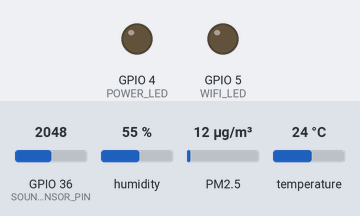
Simulated run of this sketch. Board: ESP32. Shown: output pins drawn as LEDs (lit = HIGH). Inputs (shaded band) come from the test bench; at power-on: GPIO 36 (SOUND_SENSOR_PIN) = 2048, humidity 55 %, PM2.5 12 µg/m³, temperature 24 °C (analog values on the 0–4095 scale). WiFi joins after 1.5 s; servers stay silent unless stated; uploads are accepted with an empty reply; the local clock reads 2024-03-15 10:24:30 at power-on unless the sketch sets it; web services answer with replies made up by the test bench; what the sketch prints to the serial monitor is not drawn.

Above: at 0.0 s.
At 1.6 s:
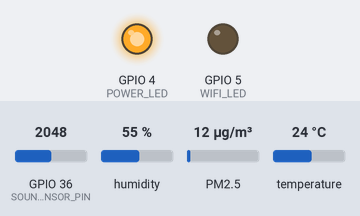
At 2.1 s:
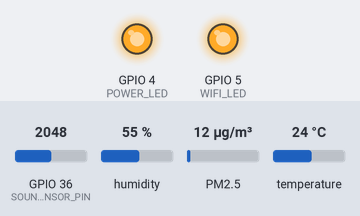
Timing chart, 0 to 3.6 s (numbered marks = the images above):
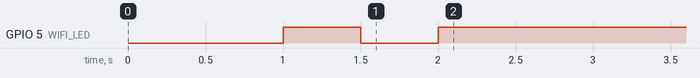

The sketch:

ctopthingspeak.ino
```cpp
#include <WiFi.h>
#include <HTTPClient.h>
#include <Wire.h>
#include <SoftwareSerial.h>
#include <SDS011.h>
#include "Adafruit_AHTX0.h"
#include <ArduinoJson.h>
#include <time.h>

// ========== WiFi Credentials ==========
const char* ssid = "leelabhavani";
const char* password = "12345678";

// ========== CTOP Config ==========
const char* ctopApi = "https://ctop.iiit.ac.in/api/nodes/create-cin/15";
const char* authToken = "fdb2dc21155ac365c38a7875e6dfddc3";

// ========== ThingSpeak Config ==========
const char* thingspeakApiKey = "A014BLQBL09IL9AB";
  // Replace with your API Key
const char* thingspeakServer = "http://api.thingspeak.com/update";

// ========== SDS011 PM Sensor ==========
SoftwareSerial sdsSerial(16, 17);
SDS011 my_sds;
float pm25, pm10;
int err;

// ========== AHT10 Sensor ==========
Adafruit_AHTX0 aht;

// ========== Sound Sensor ==========
#define SOUND_SENSOR_PIN 36
#define VREF 3.3
#define AVERAGE_SAMPLES 10
float voltageValue, dbValue;

// ========== LED PINS ==========
#define POWER_LED 4
#define WIFI_LED 5

bool wifiInfoPrinted = false;

// ========== Average ADC ==========
int readAverageAnalog(int pin, int samples) {
  long sum = 0;
  for (int i = 0; i < samples; i++) {
    sum += analogRead(pin);
    delay(5);
  }
  return sum / samples;
}

void setup() {
  Serial.begin(115200);
  delay(1000);

  // LED
  pinMode(POWER_LED, OUTPUT);
  pinMode(WIFI_LED, OUTPUT);
  digitalWrite(POWER_LED, HIGH);

  // Sound
  pinMode(SOUND_SENSOR_PIN, INPUT);
  analogReadResolution(12);

  // WiFi
  WiFi.begin(ssid, password);
  Serial.print("Connecting to WiFi");

  while (WiFi.status() != WL_CONNECTED) {
    digitalWrite(WIFI_LED, !digitalRead(WIFI_LED));
    delay(500);
    Serial.print(".");
  }

  digitalWrite(WIFI_LED, HIGH);
  Serial.println("\nWiFi connected.");
  Serial.print("IP Address: ");
  Serial.println(WiFi.localIP());

  // SDS011
  sdsSerial.begin(9600);
  my_sds.begin(16, 17);
  Serial.println("SDS011 initialized.");

  // AHT10
  Wire.begin(21, 22);
  if (!aht.begin()) {
    Serial.println("AHT10 not found!");
    while (1);
  }
  Serial.println("AHT10 initialized.");

  // NTP Time
  configTime(19800, 0, "pool.ntp.org");
}

// ========== POST TO CTOP ==========
void postToCTOP(float pm25, float pm10, float temperature, float humidity, float noise) {
  if (WiFi.status() == WL_CONNECTED) {
    HTTPClient http;
    http.begin(ctopApi);
    http.addHeader("Content-Type", "application/json");
    http.addHeader("Authorization", "Bearer " + String(authToken));

    DynamicJsonDocument jsonDoc(1024);
    jsonDoc["pm2.5"] = String(pm25, 1);
    jsonDoc["pm10"] = String(pm10, 1);
    jsonDoc["humidity"] = String(humidity, 1);
    jsonDoc["temperature"] = String(temperature, 1);
    jsonDoc["noise"] = String(noise, 1);

    String requestBody;
    serializeJson(jsonDoc, requestBody);

    int httpResponseCode = http.POST(requestBody);
    if (httpResponseCode > 0) {
      Serial.print("CTOP POST Success [");
      Serial.print(httpResponseCode);
      Serial.println("]");
      Serial.println(http.getString());
    } else {
      Serial.print("CTOP POST Failed. Error: ");
      Serial.println(httpResponseCode);
    }

    http.end();
  } else {
    Serial.println("WiFi not connected. Cannot send to CTOP.");
  }
}

// ========== POST TO THINGSPEAK ==========
void postToThingSpeak(float pm25, float pm10, float temperature, float humidity, float noise) {
  if (WiFi.status() == WL_CONNECTED) {
    HTTPClient http;
    String postData = "api_key=" + String(thingspeakApiKey) +
                      "&field1=" + String(pm25, 1) +
                      "&field2=" + String(pm10, 1) +
                      "&field3=" + String(temperature, 1) +
                      "&field4=" + String(humidity, 1) +
                      "&field5=" + String(noise, 1);

    http.begin(thingspeakServer);
    http.addHeader("Content-Type", "application/x-www-form-urlencoded");
    int httpResponseCode = http.POST(postData);

    if (httpResponseCode > 0) {
      Serial.print("ThingSpeak POST Success [");
      Serial.print(httpResponseCode);
      Serial.println("]");
      Serial.println(http.getString());
    } else {
      Serial.print("ThingSpeak POST Failed. Error: ");
      Serial.println(httpResponseCode);
    }

    http.end();
  } else {
    Serial.println("WiFi not connected. Cannot send to ThingSpeak.");
  }
}

// ========== LOOP ==========
void loop() {
  // WiFi LED
  if (WiFi.status() == WL_CONNECTED) {
    digitalWrite(WIFI_LED, HIGH);
  } else {
    digitalWrite(WIFI_LED, !digitalRead(WIFI_LED));
    delay(500);
    return;
  }

  // SDS011
  err = my_sds.read(&pm25, &pm10);
  if (!err) {
    Serial.print("PM2.5: ");
    Serial.print(pm25);
    Serial.print(" µg/m³ | PM10: ");
    Serial.println(pm10);
  }

  // AHT10
  sensors_event_t humidityEvent, tempEvent;
  aht.getEvent(&humidityEvent, &tempEvent);
  float temperature = tempEvent.temperature;
  float humid = humidityEvent.relative_humidity;
  Serial.print("Temp: ");
  Serial.print(temperature);
  Serial.print(" °C | Humidity: ");
  Serial.println(humid);

  // Sound Sensor
  int rawValue = readAverageAnalog(SOUND_SENSOR_PIN, AVERAGE_SAMPLES);
  voltageValue = (rawValue / 4095.0) * VREF;
  dbValue = voltageValue * 50.0;
  Serial.print("Sound Level: ");
  Serial.print(dbValue, 1);
  Serial.println(" dBA");

  // Time
  time_t now = time(nullptr);
  Serial.print("Epoch Time: ");
  Serial.println(now);

  // Post to CTOP
  postToCTOP(pm25, pm10, temperature, humid, dbValue);

  // Post to ThingSpeak
  postToThingSpeak(pm25, pm10, temperature, humid, dbValue);

  delay(15000); // Wait before next update
}
```
